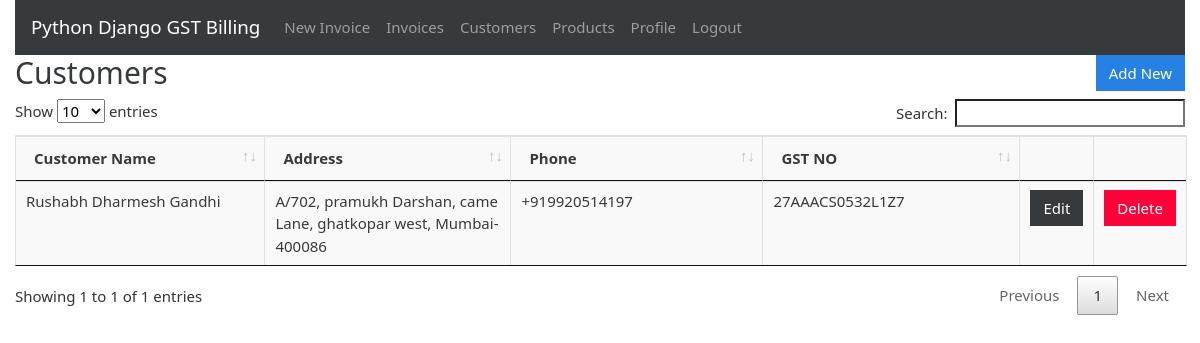
Before: /customers (signed in) with the older database file.
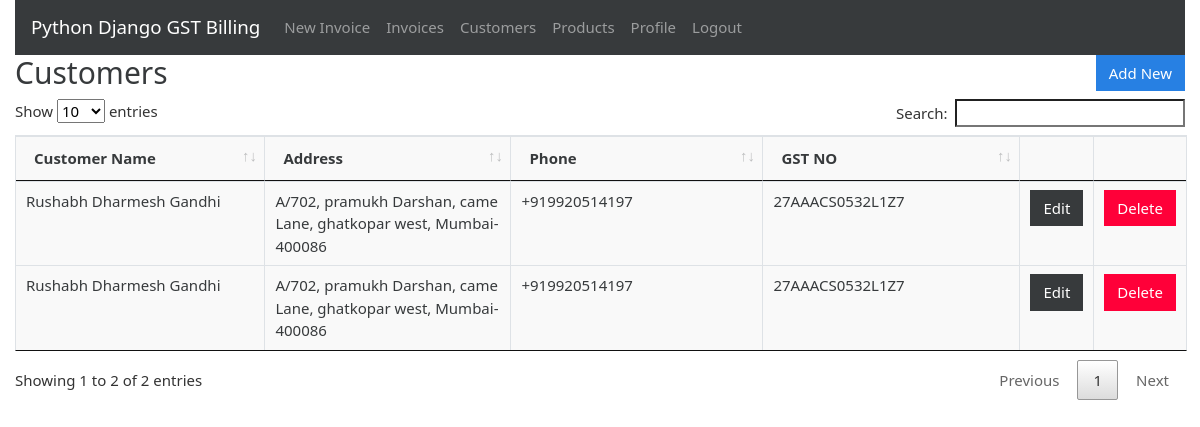
After: the same page with the newer database file.
### gstbillingapp/models.py (models this page shows, shortened)
class Customer(models.Model):
    customer_name = models.CharField(max_length=200)
    customer_address = models.TextField(max_length=600, blank=True, null=True)
    customer_phone = models.CharField(max_length=14, blank=True, null=True)
    customer_gst = models.CharField(max_length=15, blank=True, null=True)

### gstbillingapp/views.py (the view)
# urls.py: path('customers', views.customers, name='customers'),
@login_required
def customers(request):
    context = {}
    context['customers'] = Customer.objects.all()
    return render(request, 'gstbillingapp/customers.html', context)

### gstbillingapp/templates/gstbillingapp/customers.html (shortened to what this page needs)
{% extends "gstbillingapp/base.html" %}
{% load static %}
{% block content %}
<div class="row">
	<div class="col">
		<h2>Customers</h2>
	</div>
	<div class="col">
		<a href="{% url 'customer_add' %}" id="add_customer_btn"><button type="button" class="btn btn-primary">Add New</button></a>
	</div>
</div>
<table class="table table-bordered" id="customer-table">
	<thead>
		<tr>
			<th>Customer Name</th>
			<th>Address</th>
			<th>Phone</th>
			<th>GST NO</th>
			<th></th>
			<th></th>
		</tr>
	</thead>
	<tbody class="two-col-form">
		{% for customer in customers %}
		<tr>
			<td>{{customer.customer_name}}</td>
			<td>{{customer.customer_address}}</td>
			<td>{{customer.customer_phone}}</td>
			<td>{{customer.customer_gst}}</td>
			<td><a href="{% url 'customer_edit' customer.id %}"><button type="button" class="btn btn-dark">Edit</button></a></td>
			<td><button type="button" class="btn btn-danger" data-toggle="modal" data-target="#customerDeleteModal" data-customer-id="{{customer.id}}" data-customer-name="{{customer.customer_name}}">Delete</button></td>
		</tr>
		{% endfor %}
	</tbody>
</table>
{% endblock %}

Changed rows visible on the page:
added Customer: customer_name "Rushabh Dharmesh Gandhi", customer_address "A/702, pramukh Darshan, came Lane, ghatkopar west, Mumbai- 400086", customer_phone "+919920514197", customer_gst "27AAACS0532L1Z7"
Other visible differences:
text written by a page script: "Show entries Search: Showing 1 to 1 of 1 entries Previous 1 Next" → "Show entries Search: Showing 1 to 2 of 2 entries Previous 1 Next"
